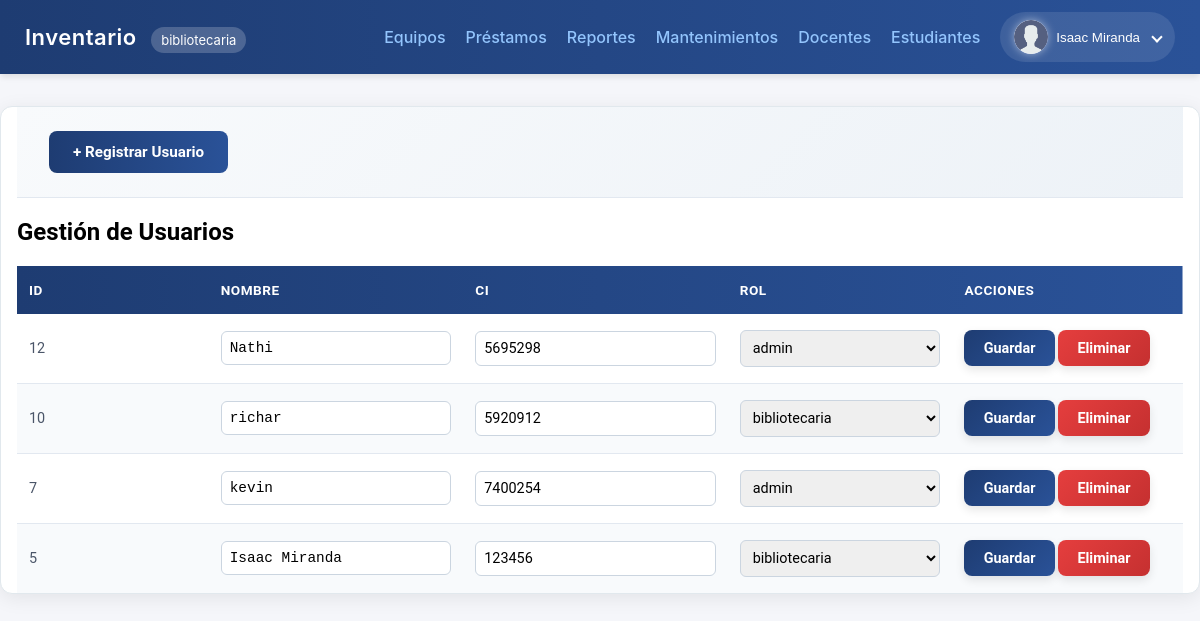
The app's page /public/usuarios_index.php (signed in) with its own data.
### tables this page shows
CREATE TABLE `usuarios` (
  `id` int(11) NOT NULL,
  `ci` varchar(50) NOT NULL,
  `email` varchar(150) NOT NULL,
  `nombre` varchar(120) NOT NULL,
  `password_hash` varchar(255) NOT NULL,
  `role_id` int(11) NOT NULL,
  `creado_en` timestamp NOT NULL DEFAULT current_timestamp()
);

CREATE TABLE `roles` (
  `id` int(11) NOT NULL,
  `nombre` varchar(50) NOT NULL
);

### init.php (called while the page is built, shortened)
<?php
function user()
{
  return $_SESSION['user'] ?? null;
}

### public/usuarios_index.php (the view, shortened to what this page needs)
<?php
require __DIR__ . '/../init.php';
$rol = user()['rol'];
$check_table_sql = "DESCRIBE usuarios";
$table_result = $mysqli->query($check_table_sql);
$table_structure = $table_result->fetch_all(MYSQLI_ASSOC);
$roles_sql = "SELECT id, nombre as rol FROM roles";
$roles_result = $mysqli->query($roles_sql);
$roles = $roles_result->fetch_all(MYSQLI_ASSOC);
$rol_field = 'role_id';
foreach ($table_structure as $field) {
  if (in_array($field['Field'], ['role_id', 'roles_id', 'rol_id', 'rol'])) {
    $rol_field = $field['Field'];
    break;
  }
}
$sql = "
  SELECT u.id, u.nombre, u.ci, u.$rol_field, r.nombre as rol_nombre
  FROM usuarios u
  JOIN roles r ON r.id = u.$rol_field
  ORDER BY u.creado_en DESC
";
try {
  $stmt = $mysqli->prepare($sql);
  $stmt->execute();
  $usuarios = $stmt->get_result()->fetch_all(MYSQLI_ASSOC);
} catch (Exception $e) {
  $error = "Error al cargar usuarios: " . $e->getMessage();
  $usuarios = [];
}
?>
<!doctype html>
<html lang="es">
<head>
  <link rel="stylesheet" href="../css/tabla_usuarios.css">
</head>
<body>
  <?php include __DIR__ . '/navbar.php'; ?>
  <div class="container">
    <div class="actions">
      <a class="btn" href="../auth/register.php">+ Registrar Usuario</a>
    </div>
    <h2>Gestión de Usuarios</h2>
    <table>
      <thead>
        <tr>
          <th>ID</th>
          <th>Nombre</th>
          <th>CI</th>
          <th>Rol</th>
          <th>Acciones</th>
        </tr>
      </thead>
      <?php foreach ($usuarios as $usuario): ?>
       <tr>
    <form method="post">
        <td data-label="ID"><?= htmlspecialchars($usuario['id']) ?></td>
        <td data-label="NOMBRE">
            <input type="text" name="nombre" value="<?= htmlspecialchars($usuario['nombre']) ?>">
        </td>
        <td data-label="CI">
            <input type="text" name="ci" value="<?= htmlspecialchars($usuario['ci']) ?>">
        </td>
        <td data-label="ROL">
            <select name="role_id">
                <?php foreach ($roles as $rol_option): ?>
                    <option value="<?= $rol_option['id'] ?>" <?= ($usuario[$rol_field] == $rol_option['id']) ? 'selected' : '' ?>>
                        <?= htmlspecialchars($rol_option['rol']) ?>
                    </option>
                <?php endforeach; ?>
            </select>
        </td>
        <td data-label="ACCIONES">
            <button type="submit" name="update" class="btn btn-primary">Guardar</button>
            <button type="submit" name="delete" class="btn btn-danger" onclick="return confirm('¿Seguro que quieres eliminar este usuario?')">Eliminar</button>
        </td>
    </form>
</tr>
      <?php endforeach; ?>
    </table>
  </div>
</body>
</html>

### public/navbar.php (shortened to what this page needs)
<?php
function isActive($currentPage, $targetPage)
{
    return basename($_SERVER['PHP_SELF']) === $targetPage ? 'active' : '';
}
$currentPage = basename($_SERVER['PHP_SELF']);
?>
<!DOCTYPE html>
<html lang="es">
<head>
    <link rel="stylesheet" href="../css/navbar.css">
</head>
<body>
    <nav class="navbar">
        <div class="nav-container">
            <div class="nav-brand">
                <a href="/inventario_uni/" class="brand-link">Inventario</a>
                <span class="badge"><?= htmlspecialchars($rol) ?></span>
            </div>
            <ul class="nav-menu" id="nav-menu">
                <li class="nav-item"><a href="/inventario_uni/public/equipos_index.php" class="nav-link <?= isActive($currentPage, 'equipos_index.php') ?>">Equipos</a></li>
                <li class="nav-item"><a href="/inventario_uni/public/prestamos_index.php" class="nav-link <?= isActive($currentPage, 'prestamos_index.php') ?>">Préstamos</a></li>
                <?php if ($rol === 'bibliotecaria'): ?>
                    <li class="nav-item"><a href="/inventario_uni/public/reportes.php" class="nav-link <?= isActive($currentPage, 'reportes.php') ?>">Reportes</a></li>
                    <li class="nav-item"><a href="/inventario_uni/public/mantenimientos.php" class="nav-link <?= isActive($currentPage, 'mantenimientos.php') ?>">Mantenimientos</a></li>
                <?php endif; ?>
                <li class="nav-item"><a href="/inventario_uni/public/docentes_listar.php" class="nav-link <?= isActive($currentPage, 'docentes_listar.php') ?>">Docentes</a></li>
                <li class="nav-item"><a href="/inventario_uni/public/estudiantes_listar.php" class="nav-link <?= isActive($currentPage, 'estudiantes_listar.php') ?>">Estudiantes</a></li>
                <li class="nav-item nav-user">
                    <div class="user-dropdown">
                        <button class="user-btn">
                            <img src="/inventario_uni/img/user-icon.png" alt="Usuario" class="user-icon">
                            <span><?= htmlspecialchars(user()['nombre']) ?></span>
                            <i class="arrow"></i>
                        </button>
                    </div>
                </li>
            </ul>
        </div>
    </nav>
</body>
</html>

### css/tabla_usuarios.css (style rules this page uses)
.container, table { font-family: 'Roboto', 'Segoe UI', 'Helvetica Neue', Arial, sans-serif; }
.container { max-width: 1400px; margin: 2rem auto; padding: 0 1rem; background: white; border-radius: 12px; box-shadow: 0 4px 20px rgba(0, 0, 0, 0.08); border: 1px solid #e1e8ed; overflow: hidden; }
.actions { background: linear-gradient(135deg, #f8fafc 0%, #edf2f7 100%); padding: 1.5rem 2rem; border-bottom: 1px solid #e2e8f0; display: flex; justify-content: space-between; align-items: center; gap: 1rem; margin-bottom: 1rem; flex-wrap: wrap; }
.actions .btn { background: linear-gradient(90deg, #1e3c72, #2a5298); color: white; text-decoration: none; padding: 0.75rem 1.5rem; border-radius: 8px; font-weight: 600; font-size: 0.95rem; transition: all 0.3s ease; display: inline-flex; align-items: center; gap: 0.5rem; border: none; cursor: pointer; font-family: inherit; }
table { width: 100%; border-collapse: collapse; font-size: 0.9rem; }
thead { background: linear-gradient(90deg, #1e3c72, #2a5298); color: #fff; }
th { color: white; padding: 1rem 0.75rem; text-align: left; font-weight: 600; font-size: 0.85rem; text-transform: uppercase; letter-spacing: 0.5px; white-space: nowrap; }
td { padding: 1rem 0.75rem; border-bottom: 1px solid #e2e8f0; color: #4a5568; vertical-align: middle; line-height: 1.5; }
tbody tr:nth-child(even) { background: #f8fafc; }
tbody tr { transition: all 0.2s ease; }
tbody tr:last-child td { border-bottom: none; }
td input, td select { padding: 0.5rem; border: 1px solid #cbd5e0; border-radius: 6px; font-size: 0.9rem; width: 100%; box-sizing: border-box; transition: border-color 0.2s ease; font-family: inherit; }
td button { display: inline-flex; align-items: center; justify-content: center; padding: 0.6rem 1.2rem; font-size: 0.9rem; font-weight: 600; border-radius: 8px; border: none; cursor: pointer; transition: all 0.3s ease; white-space: nowrap; box-shadow: 0 4px 10px rgba(0, 0, 0, 0.1); font-family: inherit; }
td .btn-primary { background: linear-gradient(135deg, #1e3c72 0%, #2a5298 100%); color: #ffffff; }
td .btn-danger { background: linear-gradient(135deg, #e53e3e 0%, #c53030 100%); color: #ffffff; }
td:nth-child(2) { min-width: 150px; }
td:nth-child(3) { min-width: 120px; font-family: 'Courier New', monospace; font-size: 0.95rem; }
td:nth-child(4) { min-width: 100px; }
td:nth-child(5) { min-width: 180px; white-space: nowrap; }
.container { animation: slideIn 0.6s ease-out; }

### css/navbar.css (style rules this page uses)
:root { --primary-color: #6366f1; --secondary-color: #0f172a; --secondary-light: #1e293b; --bg-dark: #0f172a; --shadow-md: 0 4px 6px -1px rgba(0, 0, 0, 0.1); --transition-fast: 150ms ease-in-out; --bg-secondary: #ffffff; --text-primary: #1e293b; --table-header-bg: #1e3a8a; --table-header-text: #ffffff; }
body { margin: 0; font-family: 'Inter', -apple-system, BlinkMacSystemFont, 'Segoe UI', Roboto, sans-serif; background-color: #f5f6fa; }
.navbar { background: linear-gradient(90deg, #1e3c72, #2a5298); color: #fff; padding: 12px 25px; display: flex; justify-content: center; box-shadow: var(--shadow-md); position: sticky; top: 0; z-index: 100; }
.nav-container { width: 100%; max-width: 1200px; display: flex; align-items: center; justify-content: space-between; }
.nav-brand a { color: #fff; text-decoration: none; font-size: 22px; font-weight: 600; letter-spacing: 0.5px; transition: color 0.3s; }
.badge { background: rgba(255, 255, 255, 0.2); color: #fff; padding: 5px 10px; border-radius: 20px; font-size: 13px; margin-left: 10px; }
.nav-menu { list-style: none; display: flex; align-items: center; gap: 20px; margin: 0; padding: 0; z-index: 99; }
.nav-item a { text-decoration: none; color: #93c5fd !important; font-weight: 500; transition: color var(--transition-fast), transform 0.2s; }
.nav-user { position: relative; z-index: 101; }
.user-dropdown { position: relative; }
.user-btn { background: rgba(255, 255, 255, 0.1); border: none; border-radius: 25px; display: flex; align-items: center; gap: 8px; color: #fff; cursor: pointer; padding: 8px 14px; transition: background 0.3s; }
.user-icon { width: 34px; height: 34px; border-radius: 50%; background: radial-gradient(circle at top left, #ffffff, #cfd9ff); box-shadow: 0 0 8px rgba(255, 255, 255, 0.5); transition: transform 0.3s ease, box-shadow 0.3s ease; }
.arrow { border: solid #fff; border-width: 0 2px 2px 0; padding: 3px; transform: rotate(45deg); margin-left: 5px; }

### records on screen
usuarios: nombre "Isaac Miranda", id "5", ci "123456", role_id "bibliotecaria"
usuarios: id "12", nombre "Nathi", ci "5695298", role_id "admin"
usuarios: id "10", nombre "richar", ci "5920912", role_id "bibliotecaria"
usuarios: id "7", nombre "kevin", ci "7400254", role_id "admin"

### other values on screen
$rol "bibliotecaria"
